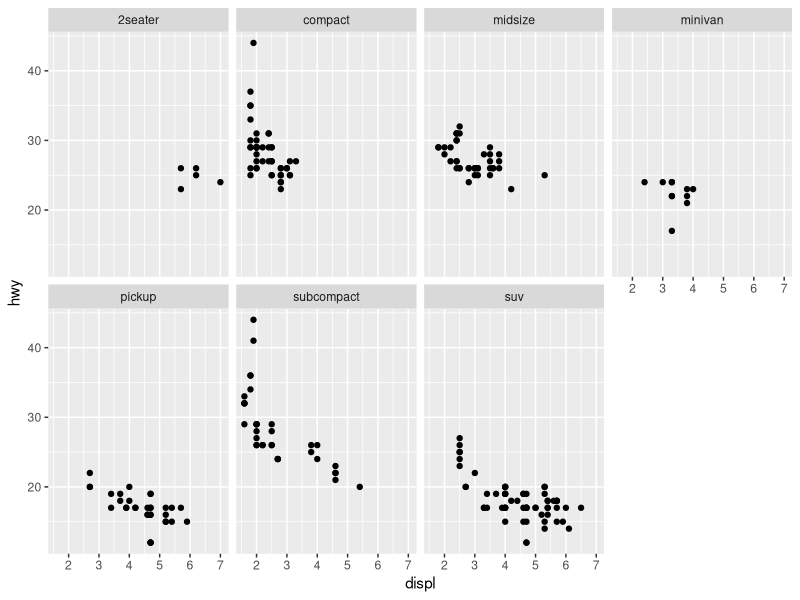
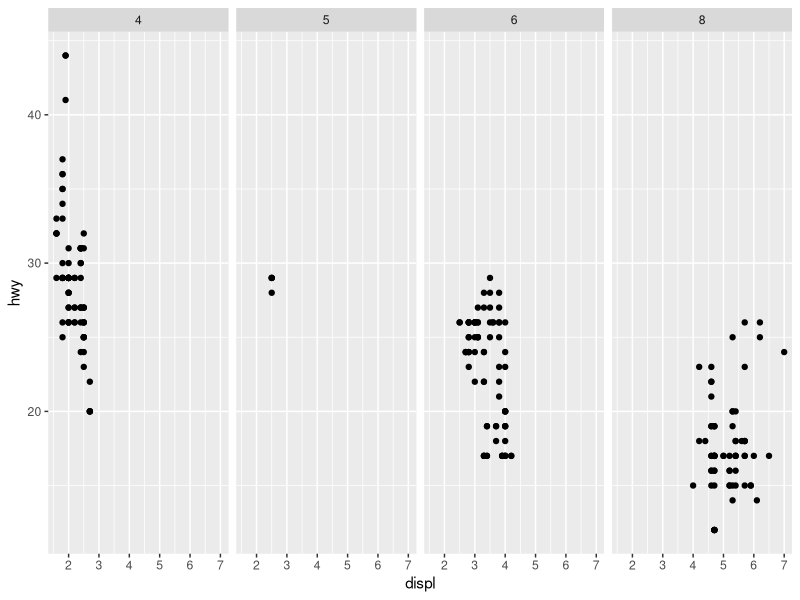
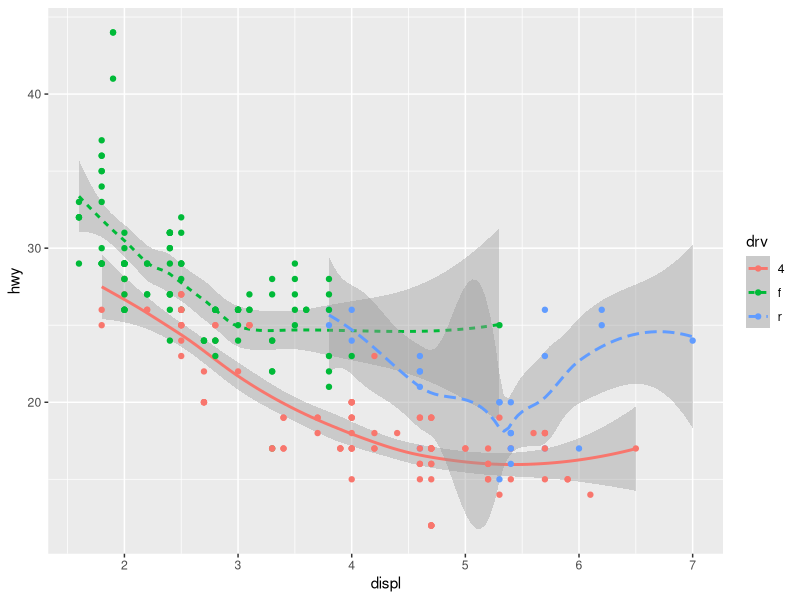
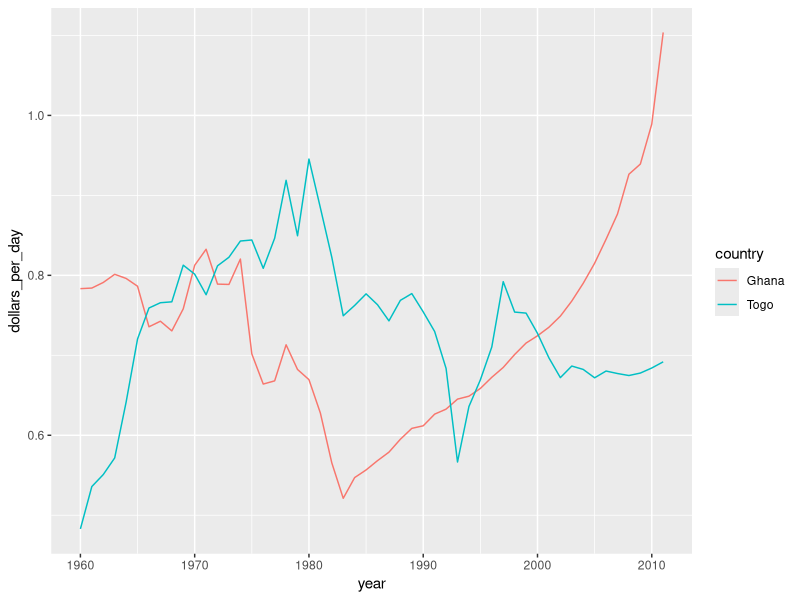
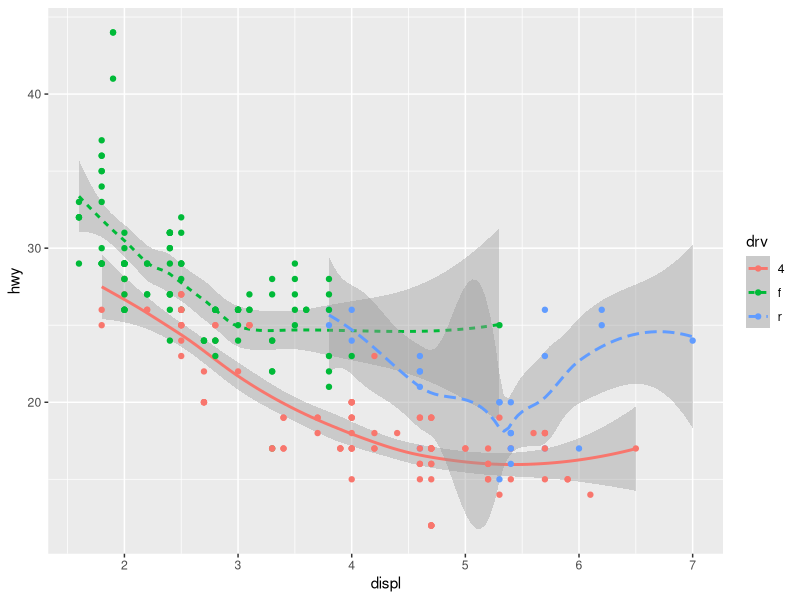
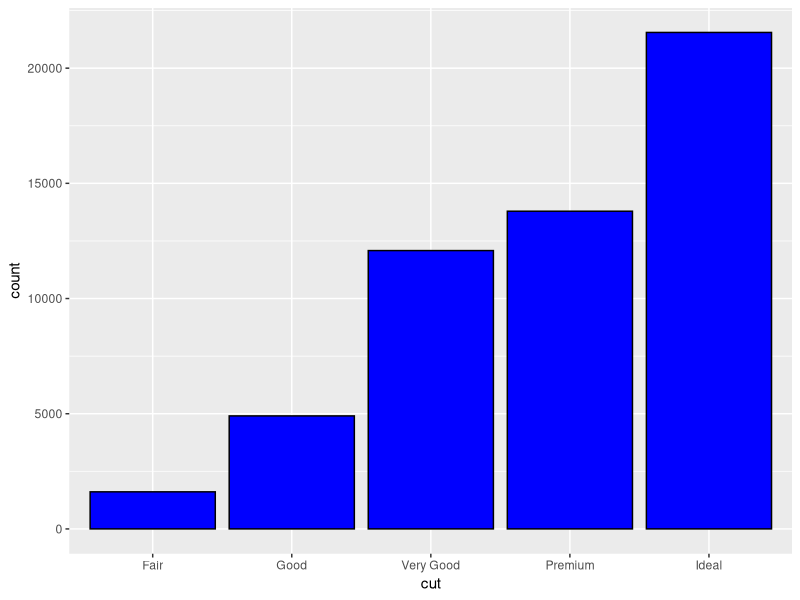

R code for these plots, in order:
#position,aligned lenght,angle,aera,brightness,color hue
#alway start by 0 when we want to make a barplot because it is proportional to the lenght
#for th position plot we can start by zero
#use area instead of radius
#Use transformations when warranted to ease visual interpretation.
#The log transformation is useful for data with multiplicative changes. The logistic transformation is useful for fold changes in odds. The square root transformation is useful for count data.

  library(tidyverse)
  library(dslabs)
  
  data(mpg)  

mpg %>% ggplot(aes(x = displ ,y = hwy ))  + geom_point() + facet_wrap(.~class,nrow = 2)
 head(mpg)
 mpg %>% ggplot(aes(x = displ ,y = hwy ))  + geom_point() + facet_grid(.~cyl)
 
 mpg %>% ggplot(aes(x = displ ,y = hwy ))  + geom_smooth(aes(linetype = drv,col = drv )) + geom_point(aes(color = drv))

 gapminder %>% filter(country %in% c( "Togo","Ghana") & !is.na(gdp)) %>% mutate(dollars_per_day = gdp/population/365) %>% ggplot(aes(year,dollars_per_day,color = country)) +
   geom_line()
 
 mpg %>% ggplot(aes(x = displ ,y = hwy ))  + geom_smooth(aes(col = drv,linetype = drv),se = TRUE,show.legend = TRUE) + geom_point(aes(color = drv))

 diamonds %>% ggplot(aes(cut)) + geom_bar(fill = "blue",col = "black") 

 
 
